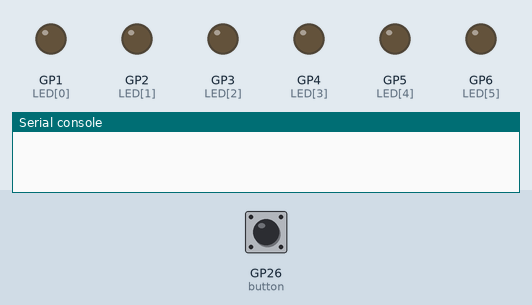
A program run on a simulated Raspberry Pi Pico running MicroPython. Shown: output pins drawn as LEDs (lit = HIGH), the last lines printed to the serial console. Dashed ring = blinking. Inputs (shaded band) come from the test bench; at power-on: GP26 (button) LOW. Random numbers come from a fixed seed.

Above: at 1.2 s.
1.3 s: GP26 (button) pulled HIGH for 0.15 s
At 1.51 s:
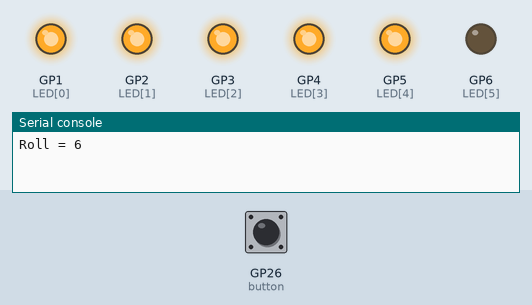
At 3.2 s:
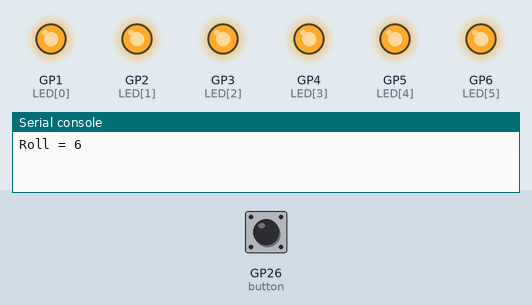
4.3 s: GP26 (button) pulled HIGH for 1 s
At 5.6 s:
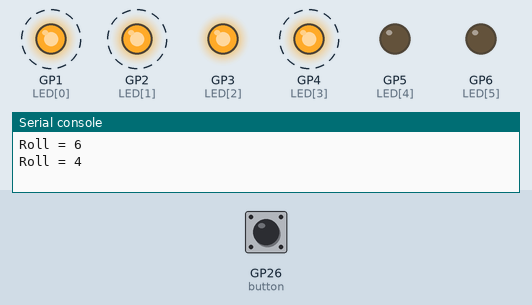
7.3 s: GP26 (button) pulled HIGH for 3.2 s
Timing chart, 0 to 12.4 s (numbered marks = the images above; inputs shaded):
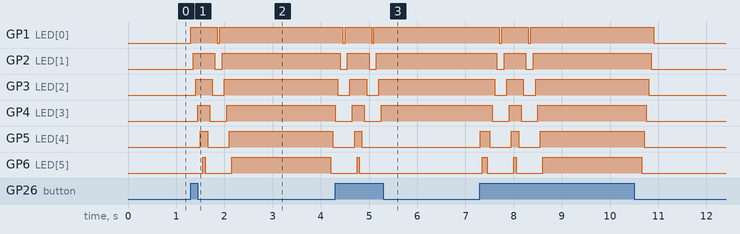

The program:

led-dice-single-tiny2040-stable.py
```python
# LED Single Dice on Tiny2040

# Circuit:
#    Six LEDs +ve connected to six 220Ω Resistors to Pins 1-6 -ve to GND.
#    Touch switch connected to Pin 26 (Analog A0) and PWR rail.
#    Tiny2040 5v (0) and Ground (1) to PWR and GND rails.

# Imports

import machine, utime, random

# Declarations

timer = .05                                # Delay timer to flash LEDs
hold = 2                                   # Delay timer after roll. Change to adjust.

LED_pips = [1,2,3,4,5,6]

for pin in LED_pips:
    machine.Pin(pin, machine.Pin.OUT)

button = machine.Pin(26, machine.Pin.IN, machine.Pin.PULL_DOWN)

# Functions

def flashPips():                           # Function to turn LEDs on and off.
    for x in range(0,6):
        LED = machine.Pin(LED_pips[x])
        LED.toggle()
        utime.sleep(timer)
    for x in range(5,-1,-1):
        LED = machine.Pin(LED_pips[x])
        LED.toggle()
        utime.sleep(timer)

def flashRoll():                           # Function to display random die roll.
    if (ran >= 1):
        LED = machine.Pin(LED_pips[0])
        LED.toggle()
        utime.sleep(timer)
    if (ran >= 2):
        LED = machine.Pin(LED_pips[1])
        LED.toggle()
        utime.sleep(timer)
    if (ran >= 3):
        LED = machine.Pin(LED_pips[2])
        LED.toggle()
        utime.sleep(timer)
    if (ran >= 4):
        LED = machine.Pin(LED_pips[3])
        LED.toggle()
        utime.sleep(timer)
    if (ran >= 5):
        LED = machine.Pin(LED_pips[4])
        LED.toggle()
        utime.sleep(timer)
    if (ran >= 6):
        LED = machine.Pin(LED_pips[5])
        LED.toggle()
    utime.sleep(hold)
    zipPips()

def zipPips():                             # Function to turn on remaning LEDs and then all off.
    for x in range(0,6):
        LED = machine.Pin(LED_pips[x])
        if LED.value() != 1:
            LED.toggle()
            utime.sleep(timer)
    utime.sleep(timer)
    for x in range(5,-1,-1):
        LED = machine.Pin(LED_pips[x])
        LED.toggle()
        utime.sleep(timer)

# Loop

while True:
    ran = random.randint(1, 6)
    if button.value() == 1:                # Wait for button press.
        print("Roll =",ran)                # Debug/Comment out to stop Serial Print.
        flashPips()                        # Flash LEDs on and off.
        flashRoll()                        # Display roll.
```

Measured:
- after the input at 1.3 s, GP1 (LED[0]): LOW → HIGH at once, → LOW 0.55 s later, → HIGH 0.05 s later; GP2 (LED[1]): LOW → HIGH after 0.05 s, → LOW 0.45 s later, → HIGH 0.15 s later
- after the input at 4.3 s, GP5 (LED[4]): LOW → HIGH after 0.40 s, → LOW 0.15 s later; GP6 (LED[5]): LOW → HIGH after 0.45 s, → LOW 0.05 s later
